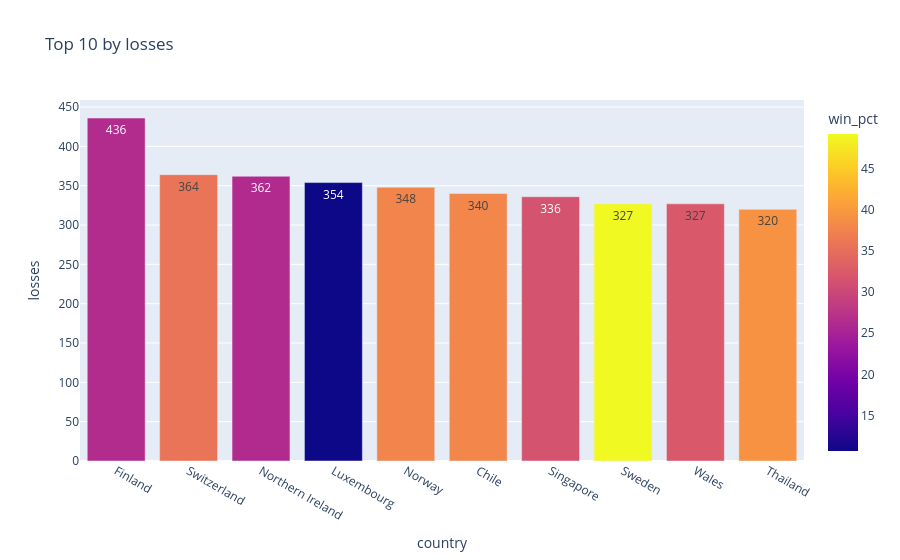

The notebook cell this image was saved under:
### Code cell
# Top 10 by losses (most losses = lots of matches, often weaker nations)
top_by_losses = country_qualified.nlargest(10, 'losses')[['country', 'losses', 'matches_played', 'win_pct']]
print('Top 10 Most Losses:')
top_by_losses.reset_index(drop=True)

# Plot 
fig = px.bar(
    top_by_losses,
    x='country',
    y='losses',
    text = 'losses',
    color='win_pct',
    hover_data=['country', 'losses', 'matches_played', 'win_pct'],
    title='Top 10 by losses'
)
fig.show()

### Figure 1 — Plotly figure (JSON) as saved in the notebook; plotly's stock layout.template omitted (floating-point values rounded to 4 significant figures)
{"data": [{"alignmentgroup": "True", "customdata": [[818, 26.4], [885, 35.7], [707, 26.2], [467, 10.7], [873, 37.7], [835, 37.8], [696, 31.5], [1102, 49.2], [726, 32.2], [865, 39.2]], "hovertemplate": "country=%{x}<br>losses=%{text}<br>matches_played=%{customdata[0]}<br>win_pct=%{marker.color}<extra></extra>", "legendgroup": "", "marker": {"color": [26.4, 35.7, 26.2, 10.7, 37.7, 37.8, 31.5, 49.2, 32.2, 39.2], "coloraxis": "coloraxis", "pattern": {"shape": ""}}, "name": "", "offsetgroup": "", "orientation": "v", "showlegend": false, "text": [436, 364, 362, 354, 348, 340, 336, 327, 327, 320], "textposition": "auto", "type": "bar", "x": ["Finland", "Switzerland", "Northern Ireland", "Luxembourg", "Norway", "Chile", "Singapore", "Sweden", "Wales", "Thailand"], "xaxis": "x", "y": [436, 364, 362, 354, 348, 340, 336, 327, 327, 320], "yaxis": "y"}], "layout": {"barmode": "relative", "coloraxis": {"colorbar": {"title": {"text": "win_pct"}}, "colorscale": [[0, "#0d0887"], [0.1111, "#46039f"], [0.2222, "#7201a8"], [0.3333, "#9c179e"], [0.4444, "#bd3786"], [0.5556, "#d8576b"], [0.6667, "#ed7953"], [0.7778, "#fb9f3a"], [0.8889, "#fdca26"], [1, "#f0f921"]]}, "legend": {"tracegroupgap": 0}, "title": {"text": "Top 10 by losses"}, "xaxis": {"anchor": "y", "domain": [0, 1], "title": {"text": "country"}}, "yaxis": {"anchor": "x", "domain": [0, 1], "title": {"text": "losses"}}}}
